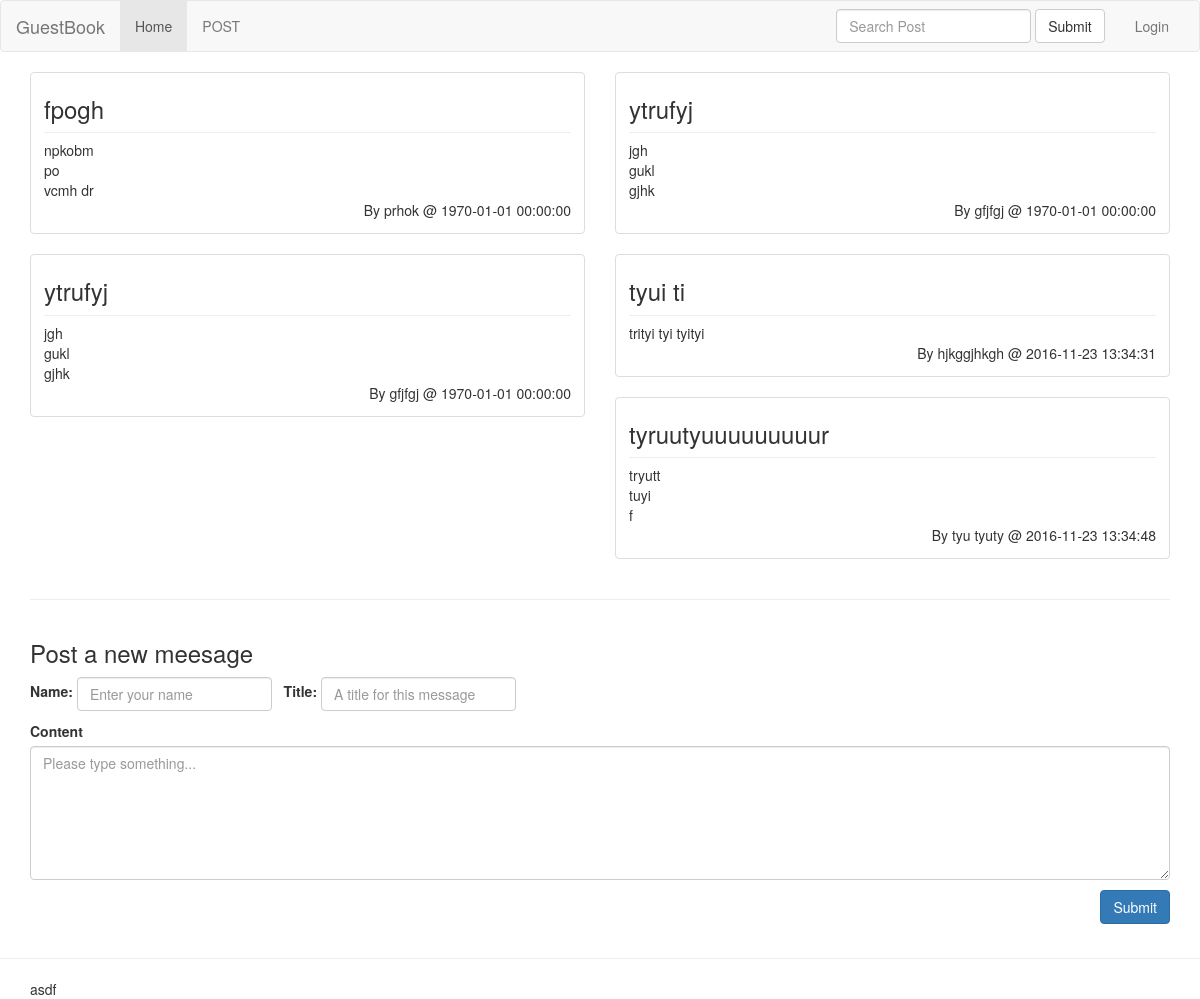
The page / on the database its author committed.
### tables this page shows
CREATE TABLE `guestbook` (
  `id` int(11) NOT NULL AUTO_INCREMENT,
  `name` varchar(50) NOT NULL,
  `title` varchar(100) NOT NULL,
  `content` text NOT NULL,
  `time` int(11) NOT NULL DEFAULT '0',
  PRIMARY KEY (`id`)
);

### inc.php (called while the page is built, shortened)
<?php
$db = new mysqli("127.0.0.1", "root", "", "tttt001");
function query($sql)
{
    global $db;
    $key = "SQL_" . hash("crc32", $sql);
    return $db->query($sql);
}
function getRows($sql)
{
    $q = query($sql);
    $arr = [];
    while ($d = $q->fetch_object()) $arr[] = $d;
    return $arr;
}

### main.php (the view, shortened to what this page needs)
<div class="row">
    <?php
    $sql = "SELECT * From guestbook ";
    $list = getRows($sql);
    foreach ($list as $d) {
        ?>
        <div class="col-sm-6 ">
            <div class="thumbnail">
                <div class="caption">
                    <h3><?= $d->title ?></h3>
                    <hr style="margin:.5em 0"/>
                    <div class="content"><?= $d->content ?></div>
                    <div class="author text-right">
                        By <?= $d->name ?> @
                        <time><?= date('Y-m-d H:i:s', $d->time) ?></time>
                    </div>
                </div>
            </div>
        </div>
        <?php
    }
    ?>
</div>
<hr/>
<div class="row">
    <div class="col-xs-12">
        <h3>Post a new meesage</h3>
        <form action="./" method="POST" class="form-inline">
            <fieldset class="form-group">
                <label for="name">Name:</label>
                <input type="text" id="name" required name="name" placeholder="Enter your name" class="form-control"/>
            </fieldset>
            <fieldset class="form-group">
                <label for="name">Title:</label>
                <input type="text" id="title" required name="title" placeholder="A title for this message"
                       class="form-control"/>
            </fieldset>
            <fieldset class="form-group" style="display:block">
                <label for="content" style="display:block">
                    Content
                </label>
                <textarea id="content" name="content"
                          class="form-control" required
                          style="display:block;width:100%" rows="6"
                          placeholder="Please type something..."
                ></textarea>
            </fieldset>
            <fieldset class="form-group text-right" style="display:block">
                <button class="btn btn-primary">Submit</button>
            </fieldset>
        </form>
    </div>
</div>

### index.php (shortened to what this page needs)
<?php
include('inc.php');
?>
<html>
<head>
    <link href="bootstrap.min.css" rel="stylesheet"/>
</head>
<body>
<header>
    <nav class="navbar navbar-default">
        <div class="container-fluid">
            <div class="navbar-header">
                <a class="navbar-brand" href="#">GuestBook</a>
            </div>
            <div class="collapse navbar-collapse" id="bs-example-navbar-collapse-1">
                <ul class="nav navbar-nav">
                    <li class="active"><a href="./">Home</a></li>
                    <li><a href="#">POST</a></li>
                </ul>
                <ul class="nav navbar-nav navbar-right">
                    <?php
                    if (isset($_SESSION['login'])) {
                        ?>
                        <li><a href="./?action=Logout">Logout</a></li>
                        <?php
                    } else {
                        ?>
                        <li><a href="./?page=login">Login</a></li>
                        <?php
                    }
                    ?>
                </ul>
                <form class="navbar-form navbar-right">
                    <div class="form-group">
                        <input type="text" class="form-control" name="search" placeholder="Search Post"
                               value="<?= @$_GET['search'] ?>">
                    </div>
                    <button type="submit" class="btn btn-default">Submit</button>
                </form>
            </div>
        </div>
    </nav>
</header>
<main class="container">
    <?php
    $page = @$_REQUEST['page'] ?: '';
    if (empty($page)) $page = 'main';
    require($page . '.php');
    ?>
</main>
<hr/>
<footer>
    <div class="container">
        <div class="row">
            <div class="col-xs-12">
                asdf
            </div>
        </div>
    </div>
</footer>
</body>
</html>

### index.php (style rules this page uses)
.caption h3 { margin-top: 10px; }
.content { white-space: pre-line; }

### rows shown on the page
guestbook: title "fpogh", content "npkobm po vcmh dr", name "prhok", time "1970-01-01 00:00:00"
guestbook: title "ytrufyj", content "jgh gukl gjhk", name "gfjfgj", time "1970-01-01 00:00:00"
guestbook: title "ytrufyj", content "jgh gukl gjhk", name "gfjfgj", time "1970-01-01 00:00:00"
guestbook: title "tyui ti", content "trityi tyi tyityi", name "hjkggjhkgh", time "2016-11-23 13:34:31"
guestbook: title "tyruutyuuuuuuuuur", content "tryutt tuyi f", name "tyu tyuty", time "2016-11-23 13:34:48"
